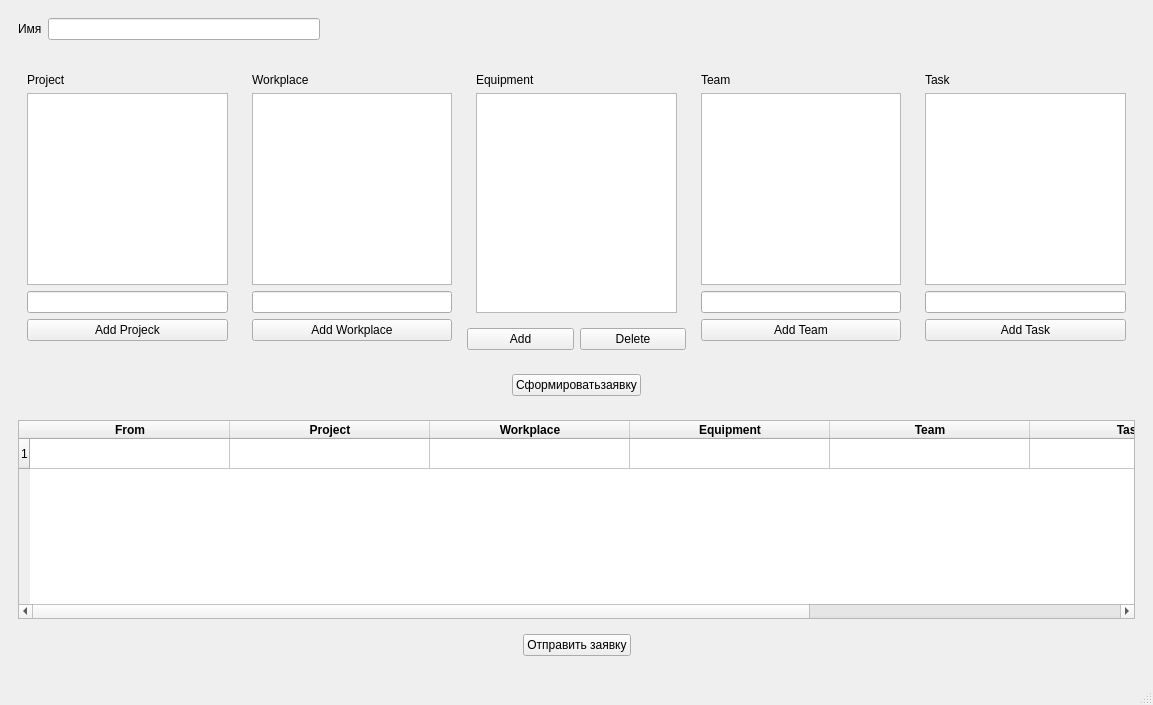
<?xml version="1.0" encoding="UTF-8"?>
<ui version="4.0">
 <class>zaivka</class>
 <widget class="QMainWindow" name="zaivka">
  <property name="enabled">
   <bool>true</bool>
  </property>
  <property name="geometry">
   <rect>
    <x>0</x>
    <y>0</y>
    <width>1153</width>
    <height>705</height>
   </rect>
  </property>
  <property name="windowTitle">
   <string>MainWindow</string>
  </property>
  <widget class="QWidget" name="centralwidget">
   <layout class="QGridLayout" name="gridLayout_8">
    <item row="0" column="0">
     <layout class="QVBoxLayout" name="verticalLayout_6">
      <item>
       <widget class="QWidget" name="widget_10" native="true">
        <layout class="QGridLayout" name="gridLayout_7">
         <item row="0" column="2">
          <spacer name="horizontalSpacer_5">
           <property name="orientation">
            <enum>Qt::Horizontal</enum>
           </property>
           <property name="sizeHint" stdset="0">
            <size>
             <width>40</width>
             <height>20</height>
            </size>
           </property>
          </spacer>
         </item>
         <item row="0" column="1">
          <widget class="QLineEdit" name="lineEdit_3"/>
         </item>
         <item row="0" column="4">
          <spacer name="horizontalSpacer_6">
           <property name="orientation">
            <enum>Qt::Horizontal</enum>
           </property>
           <property name="sizeHint" stdset="0">
            <size>
             <width>40</width>
             <height>20</height>
            </size>
           </property>
          </spacer>
         </item>
         <item row="0" column="0">
          <widget class="QLabel" name="label_6">
           <property name="text">
            <string>Имя</string>
           </property>
          </widget>
         </item>
         <item row="0" column="3">
          <spacer name="horizontalSpacer_7">
           <property name="orientation">
            <enum>Qt::Horizontal</enum>
           </property>
           <property name="sizeHint" stdset="0">
            <size>
             <width>40</width>
             <height>20</height>
            </size>
           </property>
          </spacer>
         </item>
        </layout>
       </widget>
      </item>
      <item>
       <widget class="QWidget" name="widget_6" native="true">
        <layout class="QHBoxLayout" name="horizontalLayout">
         <item>
          <widget class="QWidget" name="widget" native="true">
           <layout class="QVBoxLayout" name="verticalLayout">
            <item>
             <widget class="QLabel" name="label">
              <property name="text">
               <string>Project</string>
              </property>
             </widget>
            </item>
            <item>
             <widget class="QListWidget" name="listWidget"/>
            </item>
            <item>
             <widget class="QLineEdit" name="lineEdit"/>
            </item>
            <item>
             <widget class="QPushButton" name="add_projeck">
              <property name="text">
               <string>Add Projeck</string>
              </property>
             </widget>
            </item>
           </layout>
          </widget>
         </item>
         <item>
          <widget class="QWidget" name="widget_2" native="true">
           <layout class="QVBoxLayout" name="verticalLayout_2">
            <item>
             <widget class="QLabel" name="label_2">
              <property name="text">
               <string>Workplace</string>
              </property>
             </widget>
            </item>
            <item>
             <widget class="QListWidget" name="listWidget_2"/>
            </item>
            <item>
             <widget class="QLineEdit" name="lineEdit_2"/>
            </item>
            <item>
             <widget class="QPushButton" name="add_workplace">
              <property name="text">
               <string>Add Workplace</string>
              </property>
             </widget>
            </item>
           </layout>
          </widget>
         </item>
         <item>
          <layout class="QGridLayout" name="gridLayout_3">
           <item row="0" column="0">
            <widget class="QWidget" name="widget_3" native="true">
             <layout class="QVBoxLayout" name="verticalLayout_3">
              <item>
               <widget class="QLabel" name="label_3">
                <property name="text">
                 <string>Equipment</string>
                </property>
               </widget>
              </item>
              <item>
               <widget class="QListWidget" name="listWidget_3"/>
              </item>
             </layout>
            </widget>
           </item>
           <item row="1" column="0">
            <layout class="QGridLayout" name="gridLayout_2">
             <item row="0" column="0">
              <widget class="QPushButton" name="Add">
               <property name="text">
                <string>Add</string>
               </property>
              </widget>
             </item>
             <item row="0" column="1">
              <widget class="QPushButton" name="Delete">
               <property name="text">
                <string>Delete</string>
               </property>
              </widget>
             </item>
            </layout>
           </item>
          </layout>
         </item>
         <item>
          <widget class="QWidget" name="widget_4" native="true">
           <layout class="QVBoxLayout" name="verticalLayout_4">
            <item>
             <widget class="QLabel" name="label_4">
              <property name="text">
               <string>Team</string>
              </property>
             </widget>
            </item>
            <item>
             <widget class="QListWidget" name="listWidget_4"/>
            </item>
            <item>
             <widget class="QLineEdit" name="lineEdit_4"/>
            </item>
            <item>
             <widget class="QPushButton" name="add_team">
              <property name="text">
               <string>Add Team</string>
              </property>
             </widget>
            </item>
           </layout>
          </widget>
         </item>
         <item>
          <widget class="QWidget" name="widget_5" native="true">
           <layout class="QVBoxLayout" name="verticalLayout_5">
            <item>
             <widget class="QLabel" name="label_5">
              <property name="text">
               <string>Task</string>
              </property>
             </widget>
            </item>
            <item>
             <widget class="QListWidget" name="listWidget_5"/>
            </item>
            <item>
             <widget class="QLineEdit" name="lineEdit_5"/>
            </item>
            <item>
             <widget class="QPushButton" name="add_task">
              <property name="text">
               <string>Add Task</string>
              </property>
             </widget>
            </item>
           </layout>
          </widget>
         </item>
        </layout>
       </widget>
      </item>
      <item>
       <widget class="QWidget" name="widget_7" native="true">
        <layout class="QGridLayout" name="gridLayout">
         <item row="0" column="1">
          <widget class="QPushButton" name="add_zaivka">
           <property name="text">
            <string>Сформироватьзаявку</string>
           </property>
          </widget>
         </item>
         <item row="0" column="0">
          <spacer name="horizontalSpacer">
           <property name="orientation">
            <enum>Qt::Horizontal</enum>
           </property>
           <property name="sizeHint" stdset="0">
            <size>
             <width>40</width>
             <height>20</height>
            </size>
           </property>
          </spacer>
         </item>
         <item row="0" column="2">
          <spacer name="horizontalSpacer_2">
           <property name="orientation">
            <enum>Qt::Horizontal</enum>
           </property>
           <property name="sizeHint" stdset="0">
            <size>
             <width>40</width>
             <height>20</height>
            </size>
           </property>
          </spacer>
         </item>
        </layout>
       </widget>
      </item>
     </layout>
    </item>
    <item row="1" column="0">
     <widget class="QWidget" name="widget_9" native="true">
      <layout class="QGridLayout" name="gridLayout_6">
       <item row="0" column="0">
        <layout class="QGridLayout" name="gridLayout_5">
         <item row="1" column="0">
          <widget class="QWidget" name="widget_8" native="true">
           <layout class="QGridLayout" name="gridLayout_4">
            <item row="0" column="1">
             <widget class="QPushButton" name="send_zaivka">
              <property name="text">
               <string>Отправить заявку</string>
              </property>
             </widget>
            </item>
            <item row="0" column="0">
             <spacer name="horizontalSpacer_3">
              <property name="orientation">
               <enum>Qt::Horizontal</enum>
              </property>
              <property name="sizeHint" stdset="0">
               <size>
                <width>40</width>
                <height>20</height>
               </size>
              </property>
             </spacer>
            </item>
            <item row="0" column="2">
             <spacer name="horizontalSpacer_4">
              <property name="orientation">
               <enum>Qt::Horizontal</enum>
              </property>
              <property name="sizeHint" stdset="0">
               <size>
                <width>40</width>
                <height>20</height>
               </size>
              </property>
             </spacer>
            </item>
           </layout>
          </widget>
         </item>
         <item row="0" column="0">
          <widget class="QTableWidget" name="tableWidget">
           <property name="sizePolicy">
            <sizepolicy hsizetype="Expanding" vsizetype="Expanding">
             <horstretch>0</horstretch>
             <verstretch>0</verstretch>
            </sizepolicy>
           </property>
           <property name="autoScrollMargin">
            <number>16</number>
           </property>
           <property name="showDropIndicator" stdset="0">
            <bool>true</bool>
           </property>
           <property name="alternatingRowColors">
            <bool>false</bool>
           </property>
           <property name="showGrid">
            <bool>true</bool>
           </property>
           <property name="rowCount">
            <number>1</number>
           </property>
           <property name="columnCount">
            <number>7</number>
           </property>
           <attribute name="horizontalHeaderVisible">
            <bool>true</bool>
           </attribute>
           <attribute name="horizontalHeaderCascadingSectionResizes">
            <bool>false</bool>
           </attribute>
           <attribute name="horizontalHeaderDefaultSectionSize">
            <number>200</number>
           </attribute>
           <attribute name="horizontalHeaderShowSortIndicator" stdset="0">
            <bool>false</bool>
           </attribute>
           <attribute name="horizontalHeaderStretchLastSection">
            <bool>false</bool>
           </attribute>
           <attribute name="verticalHeaderCascadingSectionResizes">
            <bool>false</bool>
           </attribute>
           <row/>
           <column>
            <property name="text">
             <string>From</string>
            </property>
            <property name="font">
             <font>
              <weight>75</weight>
              <bold>true</bold>
             </font>
            </property>
            <property name="textAlignment">
             <set>AlignCenter</set>
            </property>
           </column>
           <column>
            <property name="text">
             <string>Project</string>
            </property>
            <property name="font">
             <font>
              <weight>75</weight>
              <italic>false</italic>
              <bold>true</bold>
              <underline>false</underline>
              <stylestrategy>PreferDefault</stylestrategy>
             </font>
            </property>
            <property name="textAlignment">
             <set>AlignCenter</set>
            </property>
           </column>
           <column>
            <property name="text">
             <string>Workplace</string>
            </property>
            <property name="font">
             <font>
              <weight>75</weight>
              <bold>true</bold>
             </font>
            </property>
            <property name="textAlignment">
             <set>AlignCenter</set>
            </property>
           </column>
           <column>
            <property name="text">
             <string>Equipment</string>
            </property>
            <property name="font">
             <font>
              <weight>75</weight>
              <bold>true</bold>
             </font>
            </property>
            <property name="textAlignment">
             <set>AlignCenter</set>
            </property>
           </column>
           <column>
            <property name="text">
             <string>Team</string>
            </property>
            <property name="font">
             <font>
              <weight>75</weight>
              <bold>true</bold>
             </font>
            </property>
            <property name="textAlignment">
             <set>AlignCenter</set>
            </property>
           </column>
           <column>
            <property name="text">
             <string>Task</string>
            </property>
            <property name="font">
             <font>
              <weight>75</weight>
              <bold>true</bold>
             </font>
            </property>
            <property name="textAlignment">
             <set>AlignCenter</set>
            </property>
           </column>
           <column>
            <property name="text">
             <string>Time</string>
            </property>
            <property name="font">
             <font>
              <weight>75</weight>
              <bold>true</bold>
             </font>
            </property>
            <property name="textAlignment">
             <set>AlignCenter</set>
            </property>
           </column>
           <item row="0" column="2">
            <property name="text">
             <string/>
            </property>
           </item>
          </widget>
         </item>
        </layout>
       </item>
      </layout>
     </widget>
    </item>
   </layout>
  </widget>
  <widget class="QMenuBar" name="menubar">
   <property name="geometry">
    <rect>
     <x>0</x>
     <y>0</y>
     <width>1153</width>
     <height>21</height>
    </rect>
   </property>
  </widget>
  <widget class="QStatusBar" name="statusbar"/>
 </widget>
 <resources/>
 <connections/>
</ui>
